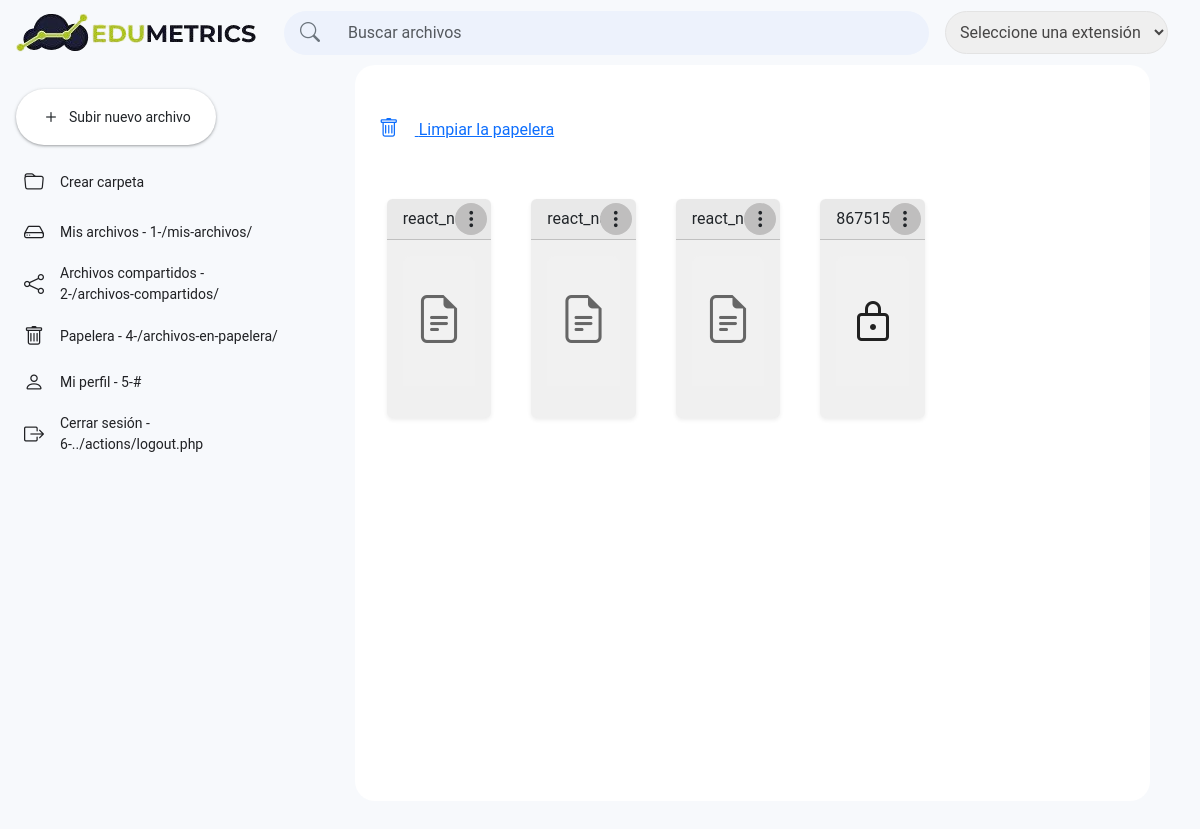
The page /archivos-en-papelera/index.php (signed in) on the database its author committed.
### tables this page shows
CREATE TABLE `tbl_drive_menu_links` (
  `id_menu_link` int UNSIGNED NOT NULL,
  `nombre_menu` varchar(250) NOT NULL,
  `url_menu` varchar(255) NOT NULL,
  `icono_menu` varchar(50) DEFAULT NULL,
  `estatus_menu` tinyint(1) DEFAULT '1',
  `posicion_menu` int NOT NULL,
  `created_at_menu` datetime DEFAULT CURRENT_TIMESTAMP
);

CREATE TABLE `tbl_drive_files` (
  `id_drive` int NOT NULL,
  `nombre_original` varchar(255) NOT NULL,
  `nombre_sistema` varchar(255) NOT NULL,
  `ruta` varchar(255) NOT NULL,
  `extension` varchar(50) NOT NULL,
  `tipo_mime` varchar(100) NOT NULL,
  `tamano` int NOT NULL COMMENT 'Tamaño en bytes',
  `fecha_subida` datetime NOT NULL DEFAULT CURRENT_TIMESTAMP,
  `id_usuario` int DEFAULT NULL COMMENT 'ID del usuario que subió el archivo',
  `activo` tinyint(1) NOT NULL DEFAULT '1',
  `en_papelera` tinyint(1) NOT NULL DEFAULT '0',
  `id_folder` int UNSIGNED DEFAULT NULL,
  `id_menu_link` int DEFAULT NULL
);

### components/files.php (the view, shortened to what this page needs)
<?php
if ($list_files) {
    foreach ($list_files as $archivo) {
        $extension = strtolower(pathinfo($archivo['nombre_sistema'], PATHINFO_EXTENSION));
        $preview = obtenerVistaPrevia($archivo);
        if (empty($preview)) {
            $icon = obtenerIconoArchivo($extension);
            $preview = "<i class='bi $icon file-icon'></i>";
        } ?>
        <div data-search="<?php echo $archivo['nombre_original']; ?>" class="col-12 col-sm-6 col-md-4 col-lg-3 col-xl-2 file-item mb-3 m-2" data-id="<?php echo $archivo['id_drive']; ?>">
            <div class="dropdown" style="position: relative; z-index: 1000;">
                <button class="btn file-menu p-0" type="button" id="fileMenu<?php echo $archivo['id_drive']; ?>"
                    data-bs-toggle="dropdown" aria-expanded="false">
                    <i class="bi bi-three-dots-vertical"></i>
                </button>
            </div>
            <div class="card h-100 shadow-sm animate-card">
                <div class="card-header d-flex justify-content-between align-items-center">
                    <span class="text-truncate"><?php echo $archivo['nombre_original']; ?></span>
                </div>
                <div class="card-body d-flex flex-column">
                    <a href="<?php echo UPLOADS_PATH . $archivo['nombre_sistema']; ?>" target="_blank" class="text-decoration-none text-dark">
                        <div class="file-preview mb-3 d-flex justify-content-center align-items-center" style="height: 130px;">
                            <?php echo $preview; ?>
                        </div>
                    </a>
                </div>
            </div>
        </div>
    <?php
    }
} else { ?>
    <p class="text-center" style="width: 100%;">No hay archivos 📄</p>
<?php }
?>

### components/sidebar.php
<div class="sidebar pt-2" id="sidebar">
    <div class="px-3">
        <button id="btnUploadFile" class="new-button btn d-flex align-items-center" data-bs-toggle="modal" data-bs-target="#modalUploadFile">
            <i class="bi bi-plus me-2"></i>
            <span>Subir nuevo archivo</span>
        </button>
    </div>
    <a id="btnCreateFolder" href="#" data-bs-toggle="modal" data-bs-target="#createFolder" class="sidebar-item d-flex align-items-center text-decoration-none mb-1">
        <i class="bi bi-folder me-3"></i>
        <span>Crear carpeta</span>
    </a>
    <div class="mt-2">
        <?php
        $current_page = basename(parse_url($_SERVER['REQUEST_URI'], PHP_URL_PATH));
        foreach ($links_menu as $link) {
            $dir_url = trim($link['url_menu'], './');
            $id_menu_link = $link['id_menu_link'];
            $is_active = ($current_page == basename($dir_url));
        ?>
            <a href="<?php echo BASE_HOME . $dir_url; ?>?link=<?php echo $id_menu_link; ?>"
                id="directorio_<?php echo $id_menu_link; ?>?"
                data-id="<?php echo $id_menu_link; ?>"
                <?php echo ($id_menu_link == 5) ? 'data-bs-toggle="modal" data-bs-target="#updateUser"' : ''; ?>
                class="sidebar-item d-flex align-items-center text-decoration-none mb-1
            <?php echo ($is_active ? 'active' : ''); ?>">
                <i class="<?php echo $link['icono_menu']; ?> me-3"></i>
                <span><?php echo $link['nombre_menu'] . ' - ' . $id_menu_link . '-' . $link['url_menu']; ?></span>
            </a>
        <?php } ?>
    </div>
</div>

### functions/funciones.php (shortened to what this page needs)
<?php
function obtenerVistaPrevia($archivo)
{
    $extension = strtolower(pathinfo($archivo['nombre_sistema'], PATHINFO_EXTENSION));
    if (in_array($extension, ['jpg', 'jpeg', 'png', 'gif', 'webp', 'svg'])) {
        $ruta_file = UPLOADS_PATH . $archivo['nombre_sistema'];
        return "<img src='{$ruta_file}' class='file-preview-img' alt='Vista previa'>";
    } elseif (in_array($extension, ['mp4', 'webm', 'ogg'])) {
        return "<video class='file-preview-video' controls>
                    <source src='{$archivo['ruta']}' type='video/{$extension}'>
                    Tu navegador no soporta el video.
                </video>";
    }
    return '';
}
function obtenerIconoArchivo($extension)
{
    $icons = [
        'pdf'   => 'bi-file-earmark-pdf text-danger',
        'doc'   => 'bi-file-earmark-word text-primary',
        'docx'  => 'bi-file-earmark-word text-primary',
        'xls'   => 'bi-file-earmark-excel text-success',
        'xlsx'  => 'bi-file-earmark-excel text-success',
        'ppt'   => 'bi-file-earmark-ppt text-warning',
        'pptx'  => 'bi-file-earmark-ppt text-warning',
        'zip'   => 'bi-file-earmark-zip text-secondary',
        'rar'   => 'bi-file-earmark-zip text-secondary',
        'tar'   => 'bi-file-earmark-zip text-secondary',
        'gz'    => 'bi-file-earmark-zip text-secondary',
        'sql'   => 'bi-file-earmark-code text-info',
        'md'    => 'bi-file-earmark-code text-dark',
        'markdown' => 'bi-file-earmark-code text-dark',
        'csv'   => 'bi-file-earmark-spreadsheet text-success',
        'txt'   => 'bi-file-earmark-text text-muted',
        'svg'   => 'bi-file-earmark-image text-primary'
    ];
    return $icons[$extension] ?? 'bi-file-earmark-text';
}
function obtenerArchivosPapelera($servidor)
{
    $archivos = [];
    $sql = "SELECT * FROM tbl_drive_files WHERE en_papelera = 1 AND activo = 1 ORDER BY id_drive DESC";
    $result = $servidor->query($sql);
    if ($result && $result->num_rows > 0) {
        while ($row = $result->fetch_assoc()) {
            $archivos[] = $row;
        }
    }
    return $archivos;
}
function getLinksMenu($servidor)
{
    $directorios = [];
    $sql = "SELECT * FROM tbl_drive_menu_links  WHERE estatus_menu = 1 ORDER BY posicion_menu ASC";
    $result = $servidor->query($sql);
    if ($result && $result->num_rows > 0) {
        while ($row = $result->fetch_assoc()) {
            $directorios[] = $row;
        }
    }
    return $directorios;
}

### assets/css/dashboard.css (style rules this page uses)
body { font-family: "Roboto", Arial, sans-serif; background-color: #f7f9fc !important; }
.new-button { background-color: #fff; }
.sidebar { background-color: #f7f9fc; min-width: 256px; height: calc(100vh - 64px); }
.sidebar-item { border-radius: 0 25px 25px 0; font-size: 0.875rem; padding: 6px 12px 6px 24px; margin-right: 12px; color: #202124; }
.new-button { border-radius: 50px; box-shadow: 0 1px 2px 0 rgba(60, 64, 67, 0.3), 0 1px 3px 1px rgba(60, 64, 67, 0.15); padding: 12px 24px; font-size: 0.875rem; margin: 16px 0; transition: box-shadow 0.2s; }
.file-menu { position: absolute; right: 4px; top: 4px; width: 32px; height: 32px; display: flex; align-items: center; justify-content: center; border-radius: 50%; transition: opacity 0.2s; background-color: #e0e0e0; }

### assets/css/home.css (style rules this page uses)
.file-menu { background-color: #e0e0e0; border-radius: 50%; width: 32px; height: 32px; display: flex; align-items: center; justify-content: center; }
.bi { font-size: 20px; }

### assets/css/preview_files.css (style rules this page uses)
.file-preview { height: 250px; background-color: #f1f1f1; display: flex; justify-content: center; align-items: center; overflow: hidden; border-radius: 8px 8px 0px 0px; text-align: center; }
.file-preview img, .file-preview video { max-width: 100%; height: auto; object-fit: cover; }
.file-preview i { font-size: 48px; color: #666; }
.file-menu { border: none; background: #bfbebe !important; padding: 0; }
.file-icon { font-size: 48px; color: #5f6368; }
.card { background: #f0f0f0 !important; border: none !important; }

### rows shown on the page
tbl_drive_menu_links: nombre_menu "Mis archivos", id_menu_link "1", url_menu "/mis-archivos/"
tbl_drive_menu_links: nombre_menu "Archivos compartidos", id_menu_link "2", url_menu "/archivos-compartidos/"
tbl_drive_menu_links: nombre_menu "Papelera", id_menu_link "4", url_menu "/archivos-en-papelera/"
tbl_drive_menu_links: nombre_menu "Mi perfil", id_menu_link "5", url_menu "#"
tbl_drive_menu_links: nombre_menu "Cerrar sesión", id_menu_link "6", url_menu "../actions/logout.php"
tbl_drive_files: nombre_original "react_na…"
tbl_drive_files: nombre_original "react_na…"
tbl_drive_files: nombre_original "react_na…"
tbl_drive_files: nombre_original "867515…", nombre_sistema (picture)
